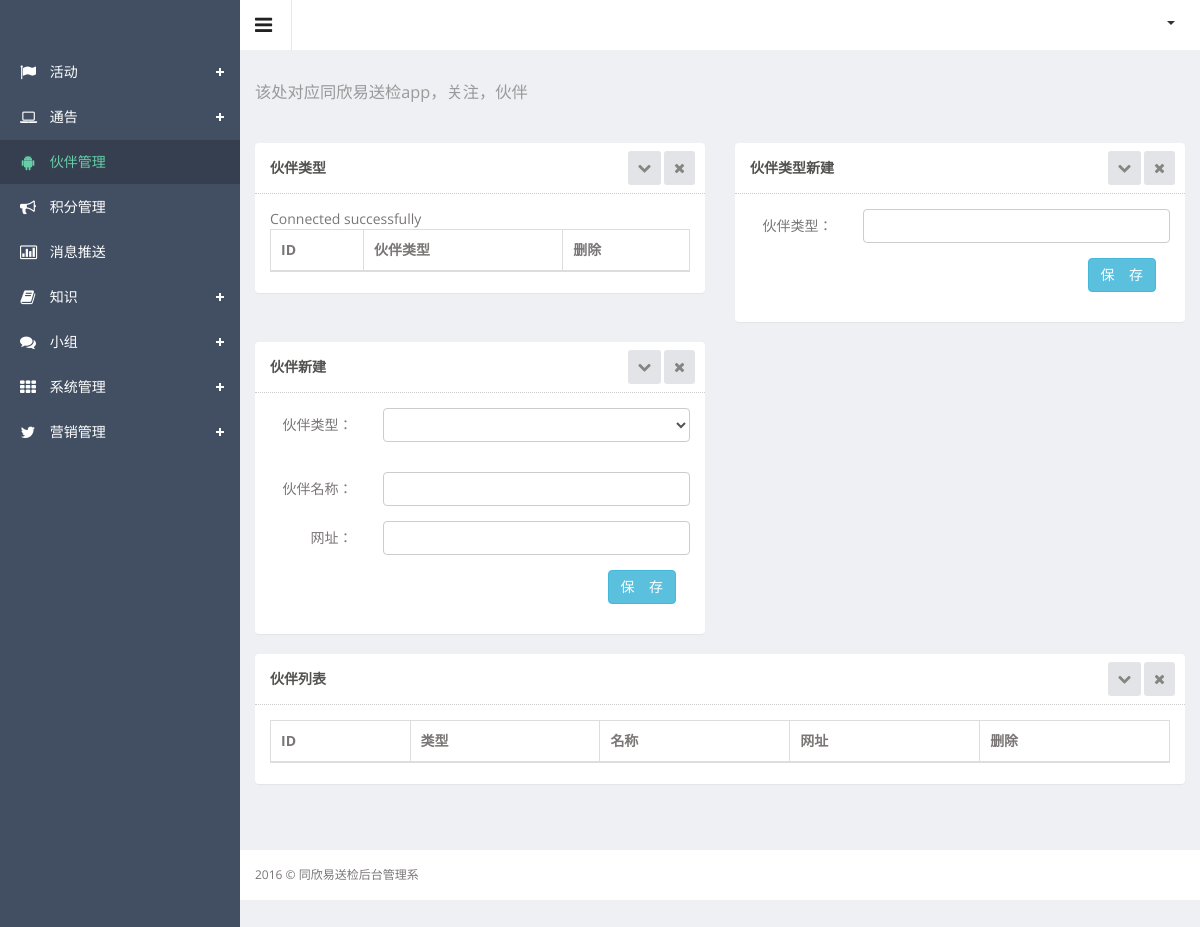
Page /admin/plus/hbgl.php on the earlier database version.
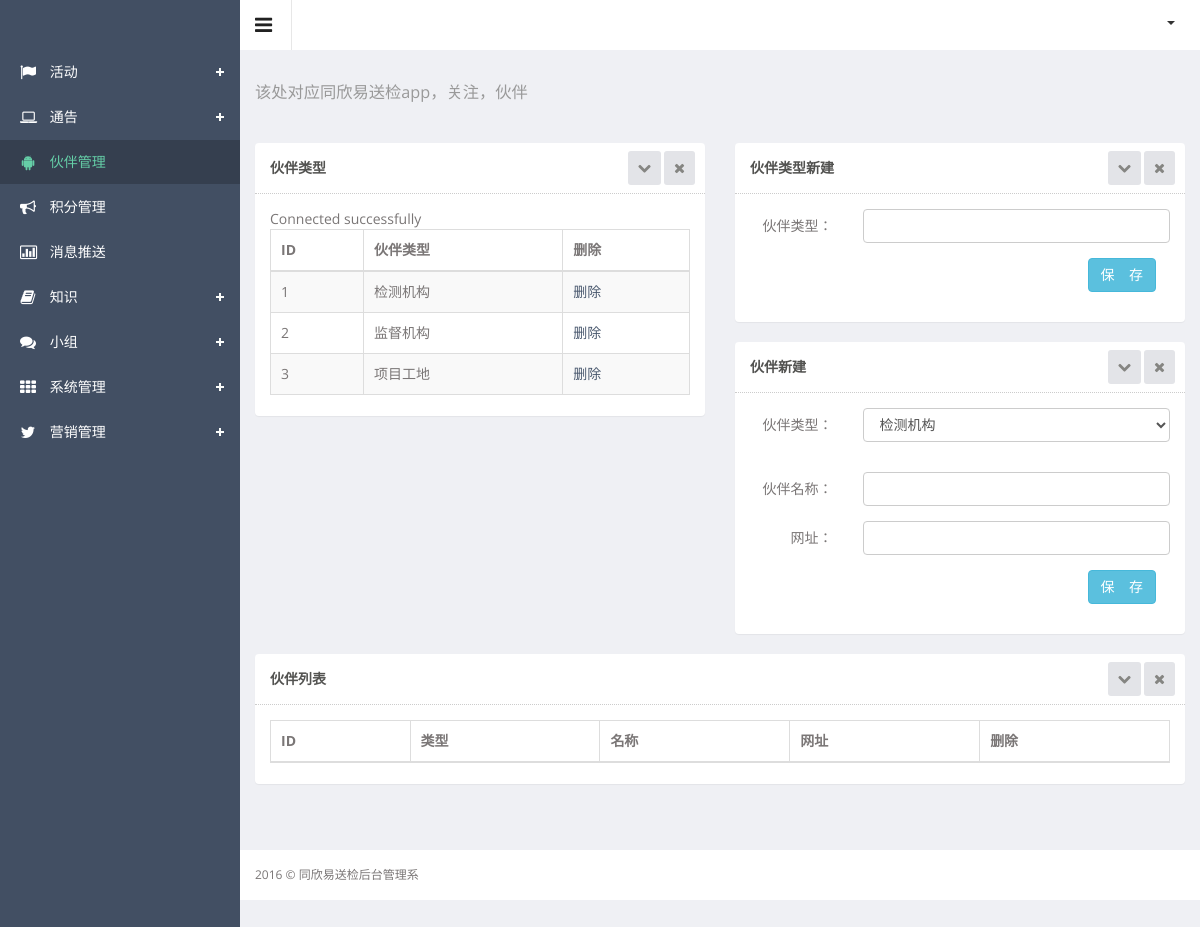
Same page on the later database version.
### admin/plus/hbgl.php (the view, shortened to what the changed rows need)
<!DOCTYPE html>
<html lang="en">
<head>
  <link href="../css/style.css" rel="stylesheet">
  <link href="../css/style-responsive.css" rel="stylesheet">
  <link rel="stylesheet" href="../js/data-tables/DT_bootstrap.css" />
</head>
<body class="sticky-header">
<section>
    <div class="main-content" >
        <div class="wrapper">
        	<div class="row">
                <div class="col-md-6">
                    <section class="panel">
                        <div class="panel-body">
                        	<div class="adv-table editable-table ">
                        		<table class="table table-striped table-hover table-bordered" id="editable-sample">
                        			<thead>
                        				<tr>
                        					<th>ID</th>
                        					<th>伙伴类型</th>
                        					<th>删除</th>
                        				</tr>
                        			</thead>
                        			<tbody>
                        				<?php
                        					require("../../conn.php");
                        					$sql = "select * from pc_伙伴类型  ";
                        					$result = $conn->query($sql);
                        					while($row = $result->fetch_assoc()) {
                        				?>
                        				<tr class="">
                        					<td><?php echo $row["id"];?></td>
                        					<td><?php echo $row["伙伴类型"];?></td>
                        					<td><a class="lxschu" sjc="<?php echo $row["时间戳"];?>">删除</a></td>
                        				</tr>
                        				<?php
																	}
																?>
                        			</tbody>
                        		</table>
                        	</div>
                        </div>
                    </section>
                </div>
                <div class="col-md-6">
                    <section class="panel">
                        <div class="panel-body">
                            <form id="hbxjform" class="form-horizontal cmxform">
                            	<div class="form-group">
                                <div class="col-lg-9">
                                	<select id="hblx" name="hblx" class="form-control m-bot15">
                                		<?php
                                			$sql = "select * from pc_伙伴类型  ";
                                			$result = $conn->query($sql);
                                			while($row = $result->fetch_assoc()) {
                                		?>
                                		<option><?php echo $row["伙伴类型"];?></option>
                                		<?php
                                			}
                                		?>
                                	</select>
                                </div>
                            	</div>
                            </form>
                        </div>
                    </section>
                </div>
            </div>
            <div class="row">
                <div class="col-md-12">
                    <section class="panel">
                        <div class="panel-body">
                            <div class="adv-table editable-table ">
                        		<table class="table table-striped table-hover table-bordered" id="editable-sample2">
                        			<thead>
                        				<tr>
                        					<th>ID</th>
                        					<th>类型</th>
                        					<th>名称</th>
                        					<th>网址</th>
                        					<th>删除</th>
                        				</tr>
                        			</thead>
                        		</table>
                        	</div>
                        </div>
                    </section>
                </div>
            </div>
        </div>
    </div>
</section>
</body>
</html>

Differences in the rows shown:
added pc_伙伴类型: id "1", 伙伴类型 "检测机构"
added pc_伙伴类型: id "2", 伙伴类型 "监督机构"
added pc_伙伴类型: id "3", 伙伴类型 "项目工地"
Other differences:
form field hblx: (not shown) → "检测机构"
